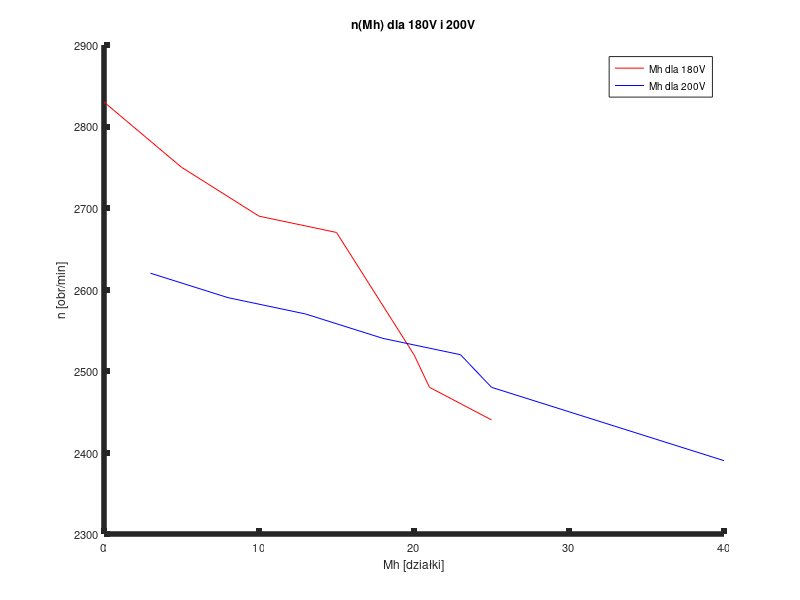
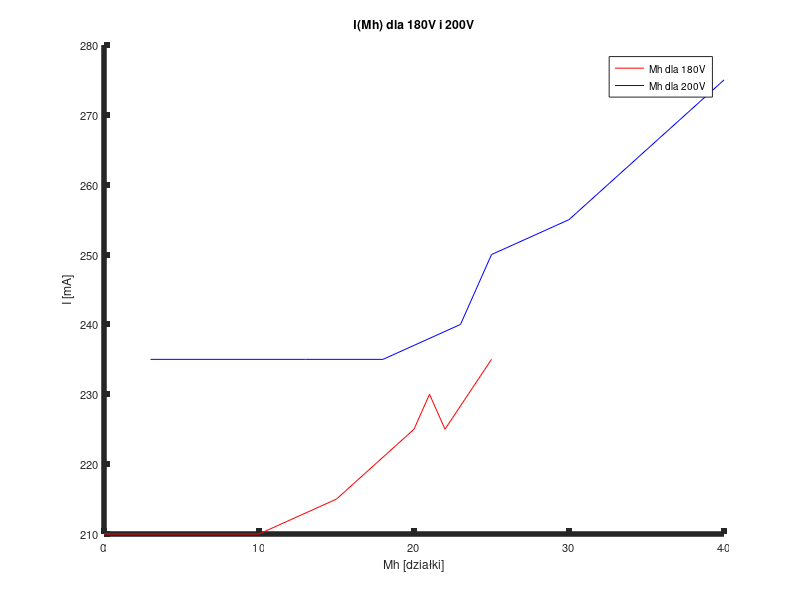
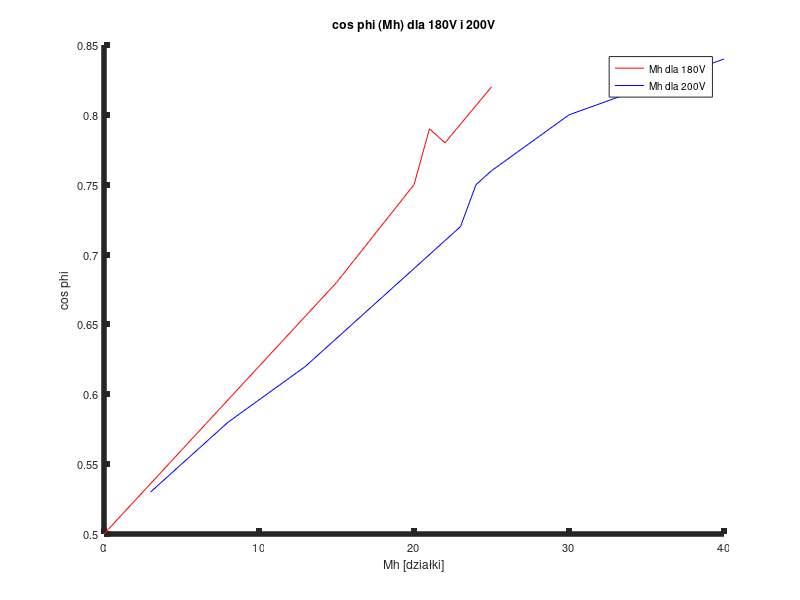
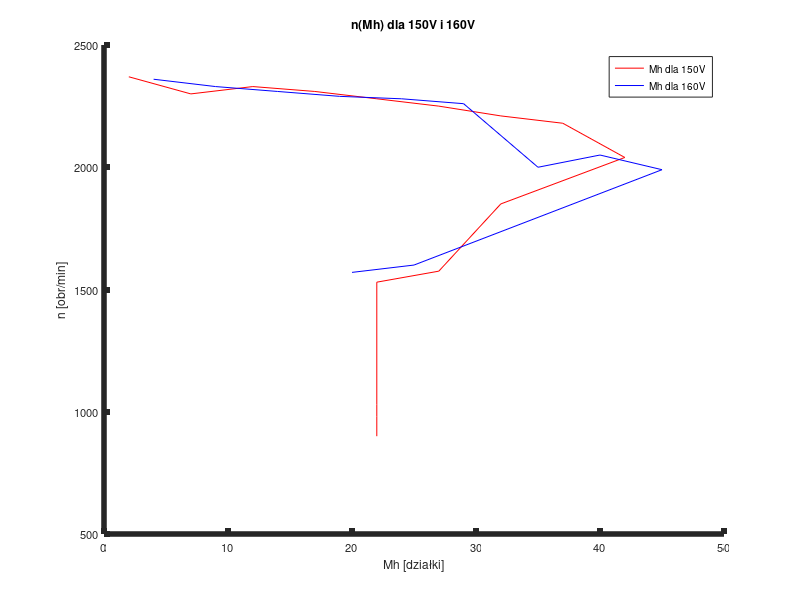

These charts were generated, in order, by the following MATLAB code:
% czesc 2

n_180 = [
2830,
2750,
2690,
2670,
2520,
2480,
2470,
2440]

Mh_180 = [
0,
5,
10,
15,
20,
21,
22,
25]

I_180 = [
210,
210,
210,
215,
225,
230,
225,
235]

cos_phi_180 = [
0.5,
0.56,
0.62,
0.68,
0.75,
0.79,
0.78,
0.82]

n_200 = [
2620,
2590,
2570,
2540,
2520,
2500,
2480,
2450,
2390]

Mh_200 = [
3,
8,
13,
18,
23,
24,
25,
30,
40]

I_200 = [
235,
235,
235,
235,
240,
245,
250,
255,
275
]

cos_phi_200 = [
53,
58,
62,
67,
72,
75,
76,
80,
84]

cos_phi_200 = cos_phi_200 * 0.01;

figure(1);
hold on;
set(gca, "linewidth", 4, "fontsize", 8);
p1 = plot(Mh_180, n_180, 'r-');
p2 = plot(Mh_200, n_200, 'b-');
xlabel ("Mh [działki]");
ylabel ("n [obr/min]");
legend("Mh dla 180V","Mh dla 200V");
title ("n(Mh) dla 180V i 200V");
hold off;
saveas(gcf, 'cw8-1.png');

figure(2);
hold on;
set(gca, "linewidth", 4, "fontsize", 8);
p1 = plot(Mh_180, I_180, 'r-');
p2 = plot(Mh_200, I_200, 'b-');
xlabel ("Mh [działki]");
ylabel ("I [mA]");
legend("Mh dla 180V","Mh dla 200V");
title ("I(Mh) dla 180V i 200V");
hold off;
saveas(gcf, 'cw8-2.png');

figure(3);
hold on;
set(gca, "linewidth", 4, "fontsize", 8);
p1 = plot(Mh_180, cos_phi_180, 'r-');
p2 = plot(Mh_200, cos_phi_200, 'b-');
xlabel ("Mh [działki]");
ylabel ("cos phi");
legend("Mh dla 180V","Mh dla 200V");
title ("cos phi (Mh) dla 180V i 200V");
hold off;
saveas(gcf, 'cw8-3.png');


% czesc 3
Mh_150 = [
2,
7,
12,
17,
22,
27,
32,
37,
42,
32,
27,
22,
22,
22,
22,
]

n_150 = [
2370,
2300,
2330,
2310,
2280,
2250,
2210,
2180,
2040,
1850,
1575,
1530,
1030,
980,
900]

I_150 = [
95,
105,
110,
125,
135,
150,
170,
190,
230,
320,
320,
320,
320,
320,
320]

Mh_160 = [
4,
9,
14,
19,
24,
29,
35,
40,
45,
25,
20]

n_160 = [
2360,
2330,
2310,
2290,
2280,
2260,
2000,
2050,
1990,
1600,
1570]

I_160 = [
105,
110,
130,
140,
140,
160,
180,
190,
210,
360,
360]

figure(4);
hold on;
set(gca, "linewidth", 4, "fontsize", 8);
p1 = plot(Mh_150, n_150, 'r-');
p2 = plot(Mh_160, n_160, 'b-');
xlabel ("Mh [działki]");
ylabel ("n [obr/min]");
legend("Mh dla 150V","Mh dla 160V");
title ("n(Mh) dla 150V i 160V");
hold off;
saveas(gcf, 'cw8-4.png');

figure(5);
hold on;
set(gca, "linewidth", 4, "fontsize", 8);
p1 = plot(Mh_150, I_150, 'r-');
p2 = plot(Mh_160, I_160, 'b-');
xlabel ("Mh [działki]");
ylabel ("I [mA]");
legend("Mh dla 150","Mh dla 160");
title ("I(Mh) dla 150V i 160V");
hold off;
saveas(gcf, 'cw8-5.png');
